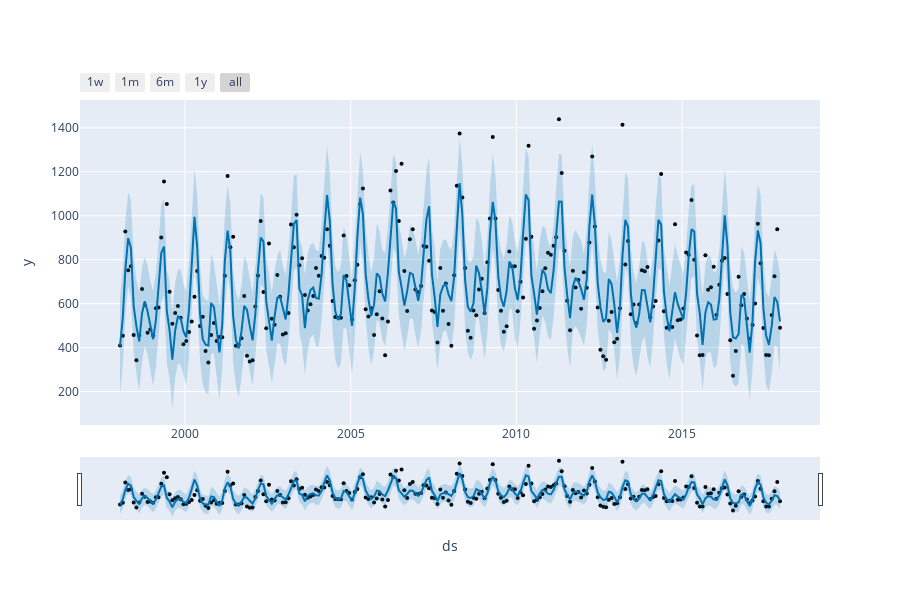

Notebook code cell kept with this figure:
### Markdown cell above
yhat = trend + yearly + extra_regressors_additive,  
where  
extra_regressors_additive = (temperature_data - temperature_center)*temperature_coef 
                            + (humidity_data - humidity_center )* humidity_coef

### Code cell
# Plot the forecast
plot_plotly(m, forecast)

### Figure 1 — Plotly figure (JSON) as saved in the notebook; plotly's stock layout.template omitted (floating-point values rounded to 4 significant figures; data arrays with more than 128 entries replaced by an {"elided": "..."} marker saying what was removed)
{"data": [{"marker": {"color": "black", "size": 4}, "mode": "markers", "name": "Actual", "type": "scatter", "x": {"elided": "240 str values"}, "y": {"elided": "240 float values"}}, {"hoverinfo": "skip", "line": {"width": 0}, "mode": "lines", "type": "scatter", "x": {"elided": "240 str values"}, "y": {"elided": "240 float values"}}, {"fill": "tonexty", "fillcolor": "rgba(0, 114, 178, 0.2)", "line": {"color": "#0072B2", "width": 2}, "mode": "lines", "name": "Predicted", "type": "scatter", "x": {"elided": "240 str values"}, "y": {"elided": "240 float values"}}, {"fill": "tonexty", "fillcolor": "rgba(0, 114, 178, 0.2)", "hoverinfo": "skip", "line": {"width": 0}, "mode": "lines", "type": "scatter", "x": {"elided": "240 str values"}, "y": {"elided": "240 float values"}}], "layout": {"height": 600, "showlegend": false, "width": 900, "xaxis": {"rangeselector": {"buttons": [{"count": 7, "label": "1w", "step": "day", "stepmode": "backward"}, {"count": 1, "label": "1m", "step": "month", "stepmode": "backward"}, {"count": 6, "label": "6m", "step": "month", "stepmode": "backward"}, {"count": 1, "label": "1y", "step": "year", "stepmode": "backward"}, {"step": "all"}]}, "rangeslider": {"visible": true}, "title": {"text": "ds"}, "type": "date"}, "yaxis": {"title": {"text": "y"}}}}
